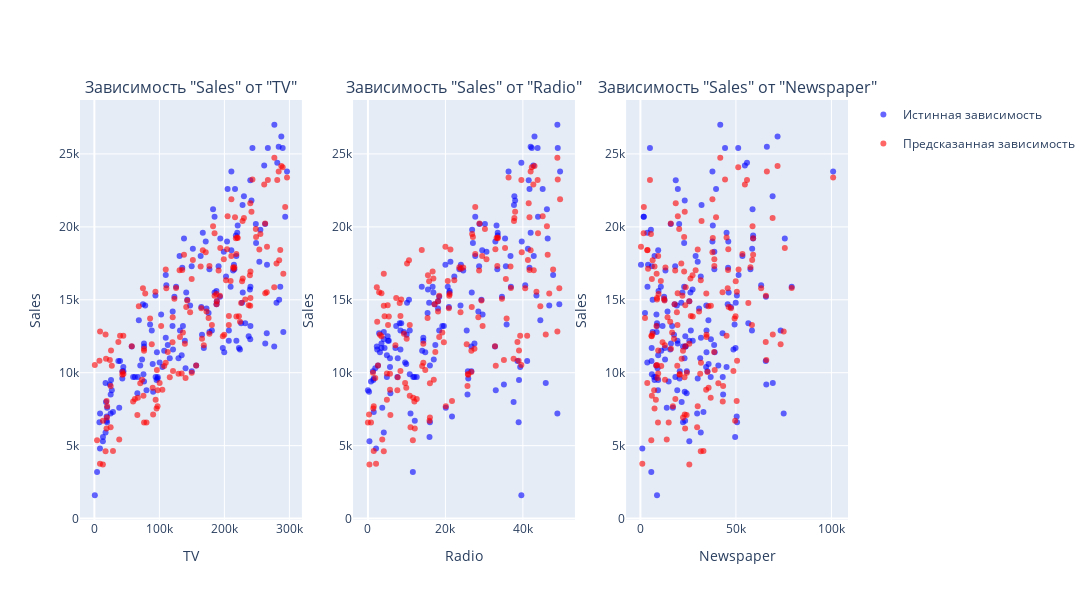

Notebook code cell kept with this figure:
### Markdown cell above
**2D Подход**
- Scatter Plot:
    - Проверим, правильно ли модель выучила закономерности по отдельным признакам

### Code cell
import plotly.graph_objects as go
from plotly.subplots import make_subplots

# создаём subplot с тремя графиками
fig = make_subplots(
    rows=1, cols=n_features,
    subplot_titles=[f'Зависимость "Sales" от "{f}"' for f in features]
)

# зависимость фактического "Sales" от каждого признака на Train -> "истинная зависимость"
for i, feature in enumerate(features):
    fig.add_trace(
        go.Scatter(
            x=X_train[feature],
            y=y_train,
            mode='markers',
            name='Истинная зависимость',
            legendgroup='actual',
            marker=dict(color='blue', opacity=0.6),
            showlegend=(i == 0)
        ),
        row=1, col=i + 1
    )

    # зависимость предсказанного "Sales" от каждого признака на Train -> "предсказанная зависимость"
    fig.add_trace(
        go.Scatter(
            x=X_train[feature],
            y=preds_train_inv,
            mode='markers',
            name='Предсказанная зависимость',
            legendgroup='predicted',
            marker=dict(color='red', opacity=0.6),
            showlegend=(i == 0)
        ),
        row=1, col=i + 1
    )

# настройки графика
fig.update_layout(
    height=600, width=2000,
)

for i, feature in enumerate(features):
    fig.update_xaxes(title_text=feature, row=1, col=i + 1)
    fig.update_yaxes(title_text="Sales", row=1, col=i + 1)

fig.show()

### Figure 1 — Plotly figure (JSON) as saved in the notebook; plotly's stock layout.template omitted (floating-point values rounded to 4 significant figures; data arrays with more than 128 entries replaced by an {"elided": "..."} marker saying what was removed)
{"data": [{"legendgroup": "actual", "marker": {"color": "blue", "opacity": 0.6}, "mode": "markers", "name": "Истинная зависимость", "showlegend": true, "type": "scatter", "x": {"elided": "160 float values"}, "xaxis": "x", "y": {"elided": "160 float values"}, "yaxis": "y"}, {"legendgroup": "predicted", "marker": {"color": "red", "opacity": 0.6}, "mode": "markers", "name": "Предсказанная зависимость", "showlegend": true, "type": "scatter", "x": {"elided": "160 float values"}, "xaxis": "x", "y": {"elided": "160 float values"}, "yaxis": "y"}, {"legendgroup": "actual", "marker": {"color": "blue", "opacity": 0.6}, "mode": "markers", "name": "Истинная зависимость", "showlegend": false, "type": "scatter", "x": {"elided": "160 float values"}, "xaxis": "x2", "y": {"elided": "160 float values"}, "yaxis": "y2"}, {"legendgroup": "predicted", "marker": {"color": "red", "opacity": 0.6}, "mode": "markers", "name": "Предсказанная зависимость", "showlegend": false, "type": "scatter", "x": {"elided": "160 float values"}, "xaxis": "x2", "y": {"elided": "160 float values"}, "yaxis": "y2"}, {"legendgroup": "actual", "marker": {"color": "blue", "opacity": 0.6}, "mode": "markers", "name": "Истинная зависимость", "showlegend": false, "type": "scatter", "x": {"elided": "160 float values"}, "xaxis": "x3", "y": {"elided": "160 float values"}, "yaxis": "y3"}, {"legendgroup": "predicted", "marker": {"color": "red", "opacity": 0.6}, "mode": "markers", "name": "Предсказанная зависимость", "showlegend": false, "type": "scatter", "x": {"elided": "160 float values"}, "xaxis": "x3", "y": {"elided": "160 float values"}, "yaxis": "y3"}], "layout": {"annotations": [{"font": {"size": 16}, "showarrow": false, "text": "Зависимость \"Sales\" от \"TV\"", "x": 0.1444, "xanchor": "center", "xref": "paper", "y": 1, "yanchor": "bottom", "yref": "paper"}, {"font": {"size": 16}, "showarrow": false, "text": "Зависимость \"Sales\" от \"Radio\"", "x": 0.5, "xanchor": "center", "xref": "paper", "y": 1, "yanchor": "bottom", "yref": "paper"}, {"font": {"size": 16}, "showarrow": false, "text": "Зависимость \"Sales\" от \"Newspaper\"", "x": 0.8556, "xanchor": "center", "xref": "paper", "y": 1, "yanchor": "bottom", "yref": "paper"}], "height": 600, "width": 2000, "xaxis": {"anchor": "y", "domain": [0, 0.2889], "title": {"text": "TV"}}, "xaxis2": {"anchor": "y2", "domain": [0.3556, 0.6444], "title": {"text": "Radio"}}, "xaxis3": {"anchor": "y3", "domain": [0.7111, 1], "title": {"text": "Newspaper"}}, "yaxis": {"anchor": "x", "domain": [0, 1], "title": {"text": "Sales"}}, "yaxis2": {"anchor": "x2", "domain": [0, 1], "title": {"text": "Sales"}}, "yaxis3": {"anchor": "x3", "domain": [0, 1], "title": {"text": "Sales"}}}}
